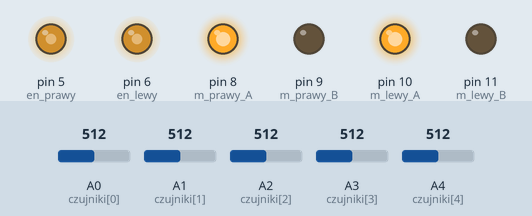
This sketch was run on a simulated Arduino Uno, built with avr-gcc and run on an emulated ATmega328P. Parts: output pins drawn as LEDs (lit = HIGH). Inputs (shaded band) come from the test bench; at power-on: A0 (czujniki[0]) = 512, A1 (czujniki[1]) = 512, A2 (czujniki[2]) = 512, A3 (czujniki[3]) = 512, A4 (czujniki[4]) = 512.

Above: at 4.2 s.
4.3 s: A0 (czujniki[0]) set to 486
At 5.4 s:
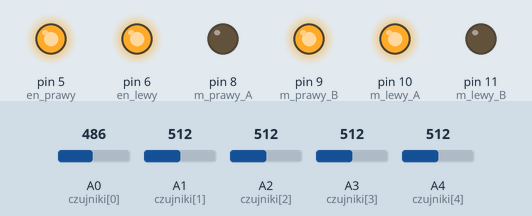
At 51.4 s:
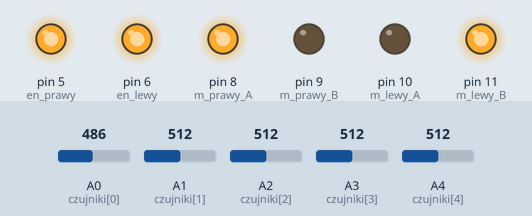
Timing chart, 0 to 51.7 s (numbered marks = the images above; inputs shaded):
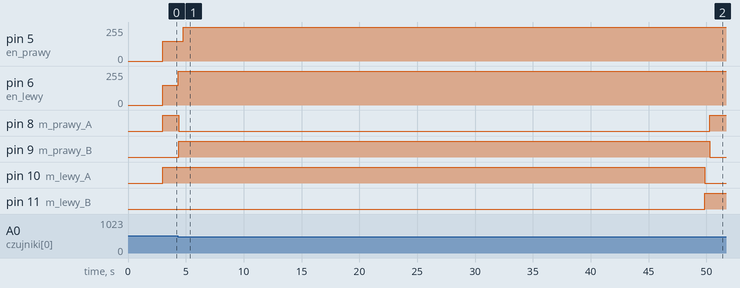

Measured:
- the behaviour switches between 501 and 500 on A0 (czujniki[0]) (found by bisection; images 0 and 1)
- after the input at 4.3 s, pin 5 (en_prawy): 150/255 → 255/255 after 0.46 s; pin 6 (en_lewy): 150/255 → 255/255 at once; pin 8 (m_prawy_A): HIGH → LOW after 0.11 s, → HIGH 45.9 s later; pin 9 (m_prawy_B): LOW → HIGH after 0.11 s, → LOW 45.9 s later; pin 10 (m_lewy_A): HIGH → LOW after 45.6 s

The sketch:

wstepnawersjalinefollower.ino
```cpp
// --- PINY BEZ ZMIAN ---
int m_prawy_A = 8; int m_prawy_B = 9;
int m_lewy_A = 10; int m_lewy_B = 11;
int en_prawy = 5;  int en_lewy = 6;

int czujniki[] = {A0, A1, A2, A3, A4};

// --- NASTAWY PID (TUTAJ BĘDZIESZ TESTOWAĆ) ---
float Kp = 0.15;  // Odpowiada za szybkość reakcji
float Ki = 0.001; // Usuwa drobne błędy długofalowe
float Kd = 0.8;   // Tłumi oscylacje (zapobiega rybieniu)

// --- ZMIENNE POMOCNICZE ---
int blad = 0;
int poprzedni_blad = 0;
float calka = 0;
int V_BAZA = 150; // Prędkość bazowa na prostej
int ostatni_kierunek = 0; // -1 dla lewo, 1 dla prawo

void setup() {
  pinMode(m_prawy_A, OUTPUT); pinMode(m_prawy_B, OUTPUT);
  pinMode(m_lewy_A, OUTPUT); pinMode(m_lewy_B, OUTPUT);
  pinMode(en_prawy, OUTPUT); pinMode(en_lewy, OUTPUT);

  delay(3000);
}

void loop() {
  int pozycja = oblicz_pozycje();

  // Jeśli nie widzi linii (wszystkie czujniki białe)
  if (pozycja == 10000) {
    szukaj_linii();
    return;
  }

  // OBLICZENIA PID
  blad = pozycja; // 0 to idealnie na środku
  calka = calka + blad;
  int rozniczka = blad - poprzedni_blad;

  int korekta = Kp * blad + Ki * calka + Kd * rozniczka;
  poprzedni_blad = blad;

  // Sterowanie silnikami
  int moc_lewy = V_BAZA + korekta;
  int moc_prawy = V_BAZA - korekta;

  move(moc_lewy, moc_prawy);
}

int oblicz_pozycje() {
  long suma_wag = 0;
  int aktywnych = 0;
  int wagi[] = {-2000, -1000, 0, 1000, 2000};

  for (int i = 0; i < 5; i++) {
    int odczyt = analogRead(czujniki[i]);
    if (odczyt > 500) { // Próg detekcji linii (dostosuj!)
      suma_wag += wagi[i];
      aktywnych++;
    }
  }

  if (aktywnych == 0) return 10000; // Kod błędu: brak linii

  // Zapamiętaj kierunek do funkcji szukaj_linii
  if (suma_wag / aktywnych < 0) ostatni_kierunek = -1;
  else if (suma_wag / aktywnych > 0) ostatni_kierunek = 1;

  return suma_wag / aktywnych;
}

void szukaj_linii() {
  // Obracaj się w miejscu w stronę, gdzie ostatnio była linia
  if (ostatni_kierunek == -1) move(-80, 80);
  else move(80, -80);
}

void move(int ml, int mp) {
  // Ograniczenie wartości PWM do zakresu -255 do 255
  ml = constrain(ml, -255, 255);
  mp = constrain(mp, -255, 255);

  // Silnik lewy
  if (ml >= 0) {
    digitalWrite(m_lewy_A, HIGH); digitalWrite(m_lewy_B, LOW);
  } else {
    digitalWrite(m_lewy_A, LOW); digitalWrite(m_lewy_B, HIGH);
    ml = -ml;
  }

  // Silnik prawy
  if (mp >= 0) {
    digitalWrite(m_prawy_A, HIGH); digitalWrite(m_prawy_B, LOW);
  } else {
    digitalWrite(m_prawy_A, LOW); digitalWrite(m_prawy_B, HIGH);
    mp = -mp;
  }

  analogWrite(en_lewy, ml);
  analogWrite(en_prawy, mp);
}
```
